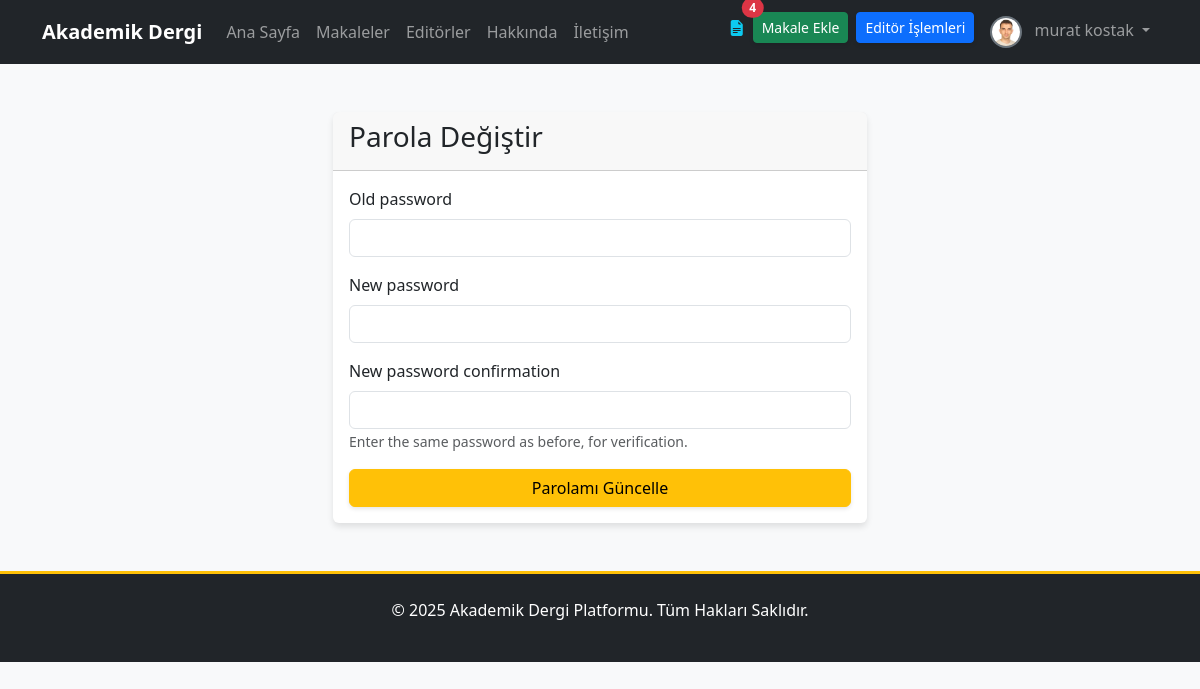
/users/parola-degistir/ (signed in), run on the app's committed database.
### apps/users/models.py (models this page shows, shortened)
class User(AbstractUser):
    email = models.EmailField(unique=True, verbose_name="E-posta Adresi")
    biyografi = models.TextField(blank=True, null=True, verbose_name="Biyografi")
    profile_resmi = models.ImageField(
        upload_to=profile_pic_path,
        default='profile_pics/default.png',
        verbose_name="Profil Resmi"
    )
    resume = models.FileField(
        upload_to=resume_path,
        blank=True,
        null=True,
        verbose_name="Özgeçmiş (PDF)"
    )
    is_editor = models.BooleanField(default=False, verbose_name="Editör Yetkisi")
    goster_editorler_sayfasinda = models.BooleanField(
        default=False,
        verbose_name="Editörler Sayfasında Gösterilsin mi?"
    )
    def get_full_name(self):
        return f"{self.first_name} {self.last_name}".strip()

### apps/users/views.py (the view)
# urls.py: path('parola-degistir/', ParolaDegistirView.as_view(), name='parola_degistir'),
class ParolaDegistirView(PasswordChangeView):
    template_name = 'registration/parola_degistir.html'
    success_url = reverse_lazy('profil')

### apps/core/context_processors.py (called while the page is built)
def notification_context(request):
    if not request.user.is_authenticated:
        return {}
    user = request.user
    context = {}
    if user.is_superuser:
        context['unread_messages_count'] = IletisimFormu.objects.filter(cevaplandi=False).count()
    else:
        context['unread_messages_count'] = 0
    if user.is_superuser or user.is_editor:
        context['draft_articles_count'] = Makale.objects.filter(goster_makaleler_sayfasinda=False).count()
    else:
        context['draft_articles_count'] = 0
    context['unread_notes_count'] = Makale.objects.filter(
        yazarlar__user_hesabi=user,  # Doğru sorgu: Yazar modeli üzerinden kullanıcı hesabına ulaş
        admin_notu_okundu=False
    ).exclude(admin_notu__isnull=True).exclude(admin_notu__exact='').count()
    return context

### apps/core/templatetags/form_tags.py (called while the page is built)
@register.filter(name='add_class')
def add_class(field, css_class):
    existing_classes = field.field.widget.attrs.get('class', '')
    if field.errors:
        if existing_classes:
            existing_classes += ' is-invalid'
        else:
            existing_classes = 'is-invalid'
    return field.as_widget(attrs={'class': f'{existing_classes} {css_class}'.strip()})

@register.filter(name='is_checkbox')
def is_checkbox(field):
    return isinstance(field.field.widget, CheckboxInput)

### templates/registration/parola_degistir.html (shortened to what this page needs)
{% extends "base.html" %}
{% block content %}
<div class="container mt-5">
    <div class="row justify-content-center">
        <div class="col-md-6">
            <div class="card">
                <div class="card-header">
                    <h3>Parola Değiştir</h3>
                </div>
                <div class="card-body">
                    <form method="post">
                        {% include 'partials/_form.html' with form=form %}
                        <div class="d-grid">
                            <button type="submit" class="btn btn-warning">Parolamı Güncelle</button>
                        </div>
                    </form>
                </div>
            </div>
        </div>
    </div>
</div>
{% endblock %}

### templates/partials/_navbar.html (shortened to what this page needs)
<nav class="navbar navbar-expand-lg navbar-dark bg-dark">
    <div class="container">
        <a class="navbar-brand" href="{% url 'anasayfa' %}">Akademik Dergi</a>
        <div class="collapse navbar-collapse" id="navbarNav">
            <ul class="navbar-nav me-auto mb-2 mb-lg-0">
                <li class="nav-item"><a class="nav-link" href="{% url 'anasayfa' %}">Ana Sayfa</a></li>
                <li class="nav-item"><a class="nav-link" href="{% url 'makale_list' %}">Makaleler</a></li>
                <li class="nav-item"><a class="nav-link" href="{% url 'editorler' %}">Editörler</a></li>
                <li class="nav-item"><a class="nav-link" href="{% url 'hakkinda' %}">Hakkında</a></li>
                <li class="nav-item"><a class="nav-link" href="{% url 'iletisim' %}">İletişim</a></li>
            </ul>
            <ul class="navbar-nav ms-auto">
                {% if user.is_authenticated %}
                    {% if user.is_superuser or user.is_editor %}
                        {% if draft_articles_count > 0 %}
                        <li class="nav-item">
                            <a href="{% url 'dashboard:editor_panel' %}?status=draft" class="nav-link position-relative text-info" title="Taslak Makaleler">
                                <i class="bi bi-file-earmark-text-fill"></i>
                                <span class="position-absolute top-0 start-100 translate-middle badge rounded-pill bg-danger">{{ draft_articles_count }}</span>
                            </a>
                        </li>
                        {% endif %}
                    {% endif %}
                    <li class="nav-item"><a href="{% url 'makale_ekle' %}" class="btn btn-success btn-sm me-2 mt-1">Makale Ekle</a></li>
                    {% if user.is_editor and not user.is_superuser %}
                    <li class="nav-item"><a href="{% url 'dashboard:editor_panel' %}" class="btn btn-primary btn-sm me-2 mt-1">Editör İşlemleri</a></li>
                    {% endif %}
                    <li class="nav-item dropdown">
                        <a class="nav-link dropdown-toggle" href="#" id="navbarDropdown" role="button" data-bs-toggle="dropdown" aria-expanded="false">
                            <img src="{{ user.profile_resmi.url }}" alt="{{ user.username }}" class="rounded-circle me-2" style="width:32px; height:32px; object-fit:cover;">
                            {{ user.get_full_name|default:user.username }}
                        </a>
                    </li>
                {% endif %}
            </ul>
        </div>
    </div>
</nav>

### static/css/style.css (style rules this page uses)
body { font-family: 'Segoe UI', Roboto, 'Helvetica Neue', Arial, sans-serif; background-color: #f8f9fa; transition: background-color 0.3s; }
.navbar-dark .navbar-nav .nav-link { transition: color 0.2s ease-in-out; }
.navbar-brand { font-weight: bold; }
.navbar .dropdown-toggle img { border: 2px solid #6c757d; transition: transform 0.2s; }
.btn { transition: all 0.3s ease; box-shadow: 0 2px 4px rgba(0,0,0,0.1); }
.card { transition: transform 0.3s ease, box-shadow 0.3s ease; border: none; box-shadow: 0 4px 6px rgba(0,0,0,0.1); }

### data on the page
User: profile_resmi (picture), get_full_name "murat kostak"

### other printed values
{{ draft_articles_count }} "4"
{{ field.label }} "Old password" "New password" "New password confirmation"
{{ field.help_text|safe }} "Enter the same password as before, for verification."
